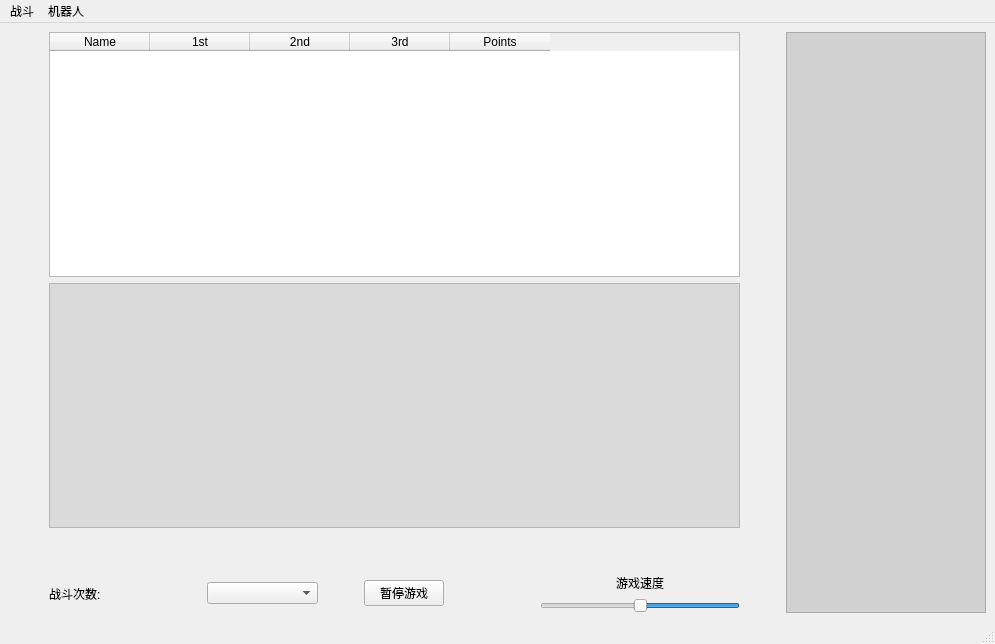
<?xml version="1.0" encoding="UTF-8"?>
<ui version="4.0">
 <class>MainWindow</class>
 <widget class="QMainWindow" name="MainWindow">
  <property name="geometry">
   <rect>
    <x>0</x>
    <y>0</y>
    <width>995</width>
    <height>644</height>
   </rect>
  </property>
  <property name="windowTitle">
   <string>Python Robocode</string>
  </property>
  <property name="windowIcon">
   <iconset>
    <normaloff>robotImages/smallRed.png</normaloff>robotImages/smallRed.png</iconset>
  </property>
  <widget class="QWidget" name="centralwidget">
   <layout class="QVBoxLayout" name="verticalLayout_4">
    <item>
     <layout class="QHBoxLayout" name="horizontalLayout_3" stretch="0,1,0,1">
      <item>
       <spacer name="horizontalSpacer_4">
        <property name="orientation">
         <enum>Qt::Horizontal</enum>
        </property>
        <property name="sizeHint" stdset="0">
         <size>
          <width>40</width>
          <height>20</height>
         </size>
        </property>
       </spacer>
      </item>
      <item>
       <layout class="QVBoxLayout" name="verticalLayout_3" stretch="1,1,0,0">
        <item>
         <widget class="QTableWidget" name="tableWidget">
          <property name="autoFillBackground">
           <bool>false</bool>
          </property>
          <property name="sortingEnabled">
           <bool>true</bool>
          </property>
          <attribute name="horizontalHeaderStretchLastSection">
           <bool>false</bool>
          </attribute>
          <column>
           <property name="text">
            <string>Name</string>
           </property>
          </column>
          <column>
           <property name="text">
            <string>1st</string>
           </property>
          </column>
          <column>
           <property name="text">
            <string>2nd</string>
           </property>
          </column>
          <column>
           <property name="text">
            <string>3rd</string>
           </property>
          </column>
          <column>
           <property name="text">
            <string>Points</string>
           </property>
          </column>
         </widget>
        </item>
        <item>
         <widget class="QGraphicsView" name="graphicsView">
          <property name="enabled">
           <bool>true</bool>
          </property>
          <property name="styleSheet">
           <string notr="true">background-color: rgba(206, 206, 206, 162);</string>
          </property>
         </widget>
        </item>
        <item>
         <spacer name="verticalSpacer">
          <property name="orientation">
           <enum>Qt::Vertical</enum>
          </property>
          <property name="sizeHint" stdset="0">
           <size>
            <width>20</width>
            <height>40</height>
           </size>
          </property>
         </spacer>
        </item>
        <item>
         <layout class="QHBoxLayout" name="horizontalLayout_2" stretch="1,0,1,0,0,0,0">
          <item>
           <layout class="QVBoxLayout" name="verticalLayout" stretch="1">
            <item>
             <widget class="QLabel" name="labelBattleCount">
              <property name="sizePolicy">
               <sizepolicy hsizetype="Preferred" vsizetype="Preferred">
                <horstretch>0</horstretch>
                <verstretch>0</verstretch>
               </sizepolicy>
              </property>
              <property name="text">
               <string>战斗次数:</string>
              </property>
             </widget>
            </item>
           </layout>
          </item>
          <item>
           <spacer name="horizontalSpacer">
            <property name="orientation">
             <enum>Qt::Horizontal</enum>
            </property>
            <property name="sizeHint" stdset="0">
             <size>
              <width>40</width>
              <height>20</height>
             </size>
            </property>
           </spacer>
          </item>
          <item>
           <layout class="QHBoxLayout" name="horizontalLayout_4">
            <item>
             <widget class="QComboBox" name="comboBoxPlayData"/>
            </item>
           </layout>
          </item>
          <item>
           <spacer name="horizontalSpacer_5">
            <property name="orientation">
             <enum>Qt::Horizontal</enum>
            </property>
            <property name="sizeHint" stdset="0">
             <size>
              <width>40</width>
              <height>20</height>
             </size>
            </property>
           </spacer>
          </item>
          <item>
           <widget class="QPushButton" name="pushButtonGameStop">
            <property name="text">
             <string>暂停游戏</string>
            </property>
           </widget>
          </item>
          <item>
           <spacer name="horizontalSpacer_2">
            <property name="orientation">
             <enum>Qt::Horizontal</enum>
            </property>
            <property name="sizeHint" stdset="0">
             <size>
              <width>90</width>
              <height>20</height>
             </size>
            </property>
           </spacer>
          </item>
          <item>
           <layout class="QVBoxLayout" name="verticalLayout_2">
            <item>
             <widget class="QLabel" name="label">
              <property name="layoutDirection">
               <enum>Qt::LeftToRight</enum>
              </property>
              <property name="styleSheet">
               <string notr="true"/>
              </property>
              <property name="text">
               <string>游戏速度</string>
              </property>
              <property name="alignment">
               <set>Qt::AlignCenter</set>
              </property>
             </widget>
            </item>
            <item>
             <widget class="QSlider" name="horizontalSlider">
              <property name="sizePolicy">
               <sizepolicy hsizetype="Fixed" vsizetype="Fixed">
                <horstretch>0</horstretch>
                <verstretch>0</verstretch>
               </sizepolicy>
              </property>
              <property name="minimumSize">
               <size>
                <width>200</width>
                <height>0</height>
               </size>
              </property>
              <property name="layoutDirection">
               <enum>Qt::RightToLeft</enum>
              </property>
              <property name="maximum">
               <number>120</number>
              </property>
              <property name="value">
               <number>60</number>
              </property>
              <property name="orientation">
               <enum>Qt::Horizontal</enum>
              </property>
              <property name="invertedAppearance">
               <bool>false</bool>
              </property>
              <property name="invertedControls">
               <bool>true</bool>
              </property>
             </widget>
            </item>
           </layout>
          </item>
         </layout>
        </item>
       </layout>
      </item>
      <item>
       <spacer name="horizontalSpacer_3">
        <property name="orientation">
         <enum>Qt::Horizontal</enum>
        </property>
        <property name="sizeHint" stdset="0">
         <size>
          <width>40</width>
          <height>20</height>
         </size>
        </property>
       </spacer>
      </item>
      <item>
       <widget class="QGraphicsView" name="graphicsView_2">
        <property name="sizePolicy">
         <sizepolicy hsizetype="Fixed" vsizetype="Expanding">
          <horstretch>0</horstretch>
          <verstretch>0</verstretch>
         </sizepolicy>
        </property>
        <property name="minimumSize">
         <size>
          <width>200</width>
          <height>0</height>
         </size>
        </property>
        <property name="maximumSize">
         <size>
          <width>200</width>
          <height>16777215</height>
         </size>
        </property>
        <property name="styleSheet">
         <string notr="true">background-color: rgba(194, 194, 194, 167);</string>
        </property>
       </widget>
      </item>
     </layout>
    </item>
   </layout>
  </widget>
  <widget class="QMenuBar" name="menubar">
   <property name="geometry">
    <rect>
     <x>0</x>
     <y>0</y>
     <width>995</width>
     <height>26</height>
    </rect>
   </property>
   <widget class="QMenu" name="menuBattle">
    <property name="title">
     <string>战斗</string>
    </property>
    <addaction name="actionNew"/>
    <addaction name="actionDelete"/>
   </widget>
   <widget class="QMenu" name="menuRobot">
    <property name="title">
     <string>机器人</string>
    </property>
    <addaction name="actionNew_2"/>
    <addaction name="actionOpen"/>
   </widget>
   <addaction name="menuBattle"/>
   <addaction name="menuRobot"/>
  </widget>
  <widget class="QStatusBar" name="statusbar"/>
  <action name="actionNew">
   <property name="text">
    <string>新建战斗</string>
   </property>
  </action>
  <action name="actionNew_2">
   <property name="text">
    <string>新建机器人</string>
   </property>
  </action>
  <action name="actionOpen">
   <property name="text">
    <string>打开机器人</string>
   </property>
  </action>
  <action name="actionClass_Reference">
   <property name="text">
    <string>Class Reference</string>
   </property>
  </action>
  <action name="actionAbout">
   <property name="text">
    <string>About</string>
   </property>
  </action>
  <action name="actionDelete">
   <property name="text">
    <string>删除战斗</string>
   </property>
   <property name="toolTip">
    <string>删除战斗</string>
   </property>
  </action>
 </widget>
 <resources/>
 <connections/>
</ui>
